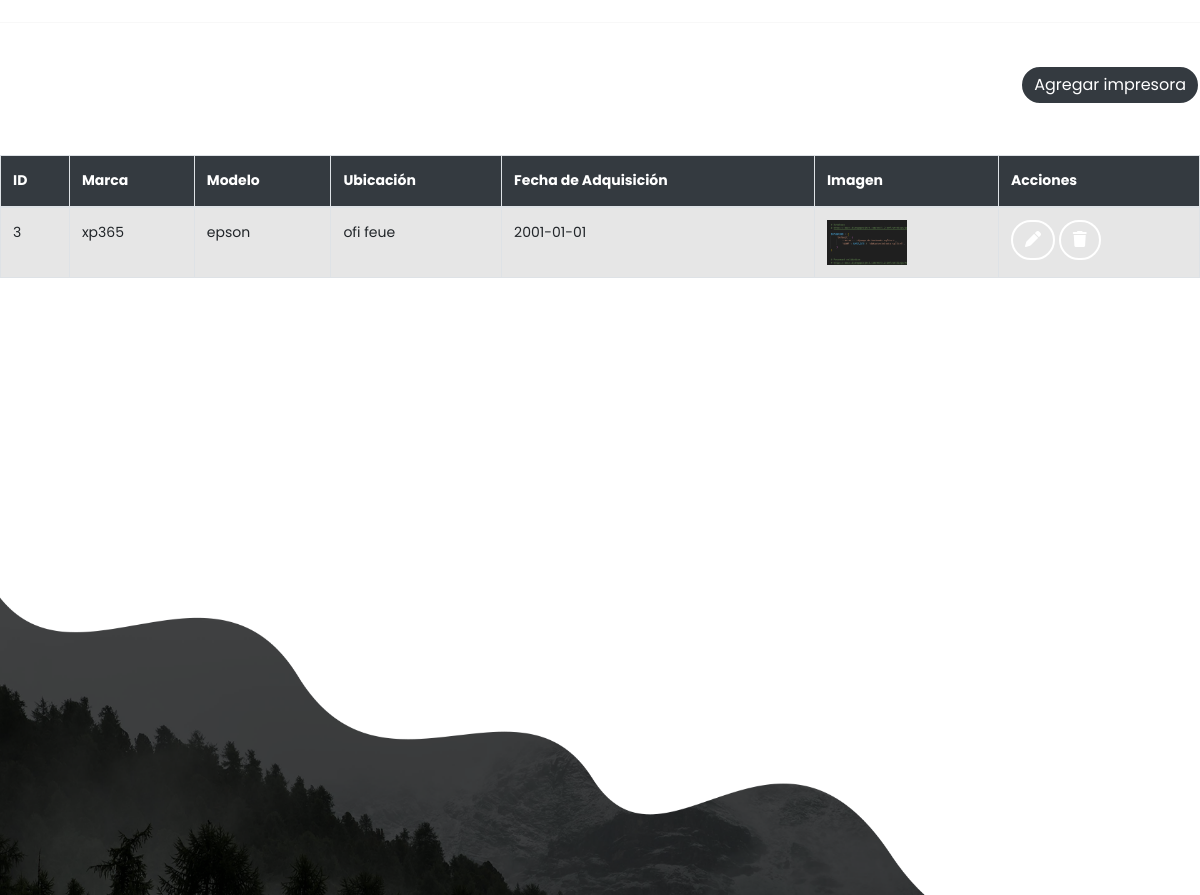
Before: / (middle part) with the older database file.
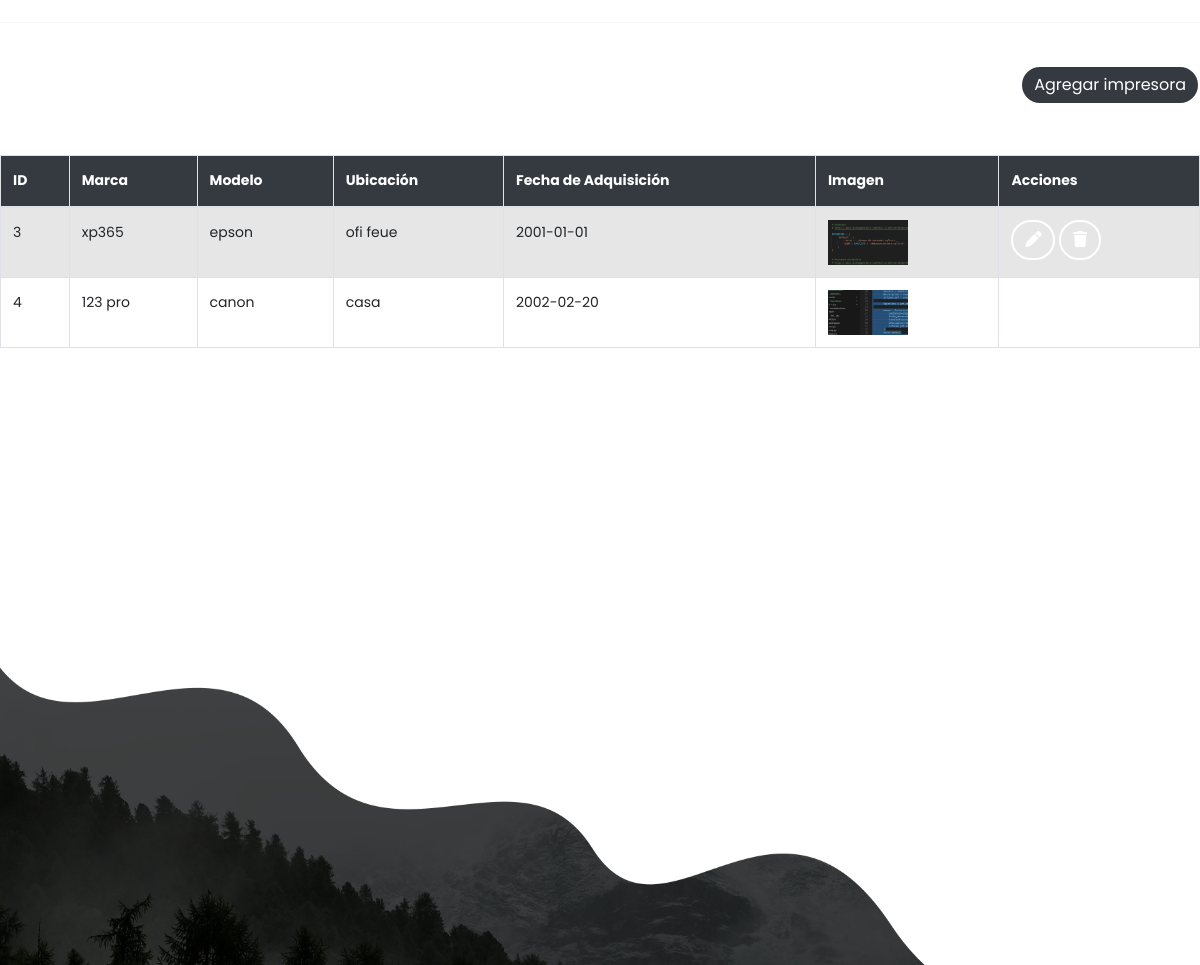
After: the same page with the newer database file.
### Aplicaciones/Impresoras/models.py (models this page shows, shortened)
class Impresora(models.Model):
    id=models.AutoField(primary_key=True)
    marca = models.CharField(max_length=100)
    modelo = models.CharField(max_length=100)
    ubicacion = models.CharField(max_length=150)
    fecha_adquisicion = models.CharField(max_length=100)
    imagen = models.FileField(upload_to='impresoras',null=True,blank=True)

### Aplicaciones/Impresoras/views.py (the view)
# urls.py: path('', views.inicioI),
def inicioI(request):
    listadoImpresoras = Impresora.objects.all()
    return render(request, "inicioI.html", {'impresoras': listadoImpresoras})

### Aplicaciones/Impresoras/templates/inicioI.html (shortened to what this page needs)
{% extends './plantilla.html' %}
{% block contenido %}
<br>
<h1><b>Listado de impresoras</b></h1>
<hr>
<br>
<div class="text-end">
    <a href="nuevaImpresora" class="btn btn-primary bg-dark">Agregar impresora</a>
</div>
<br>
<br>
<table class="table table-bordered table-striped table-hover" id="tbl_cargos">
    <thead class="bg-dark" style="color: white;">
        <tr>
            <th>ID</th>
            <th>Marca</th>
            <th>Modelo</th>
            <th>Ubicación</th>
            <th>Fecha de Adquisición</th>
            <th>Imagen</th>
            <th>Acciones</th>
        </tr>
    </thead>
    <tbody>
        {% for impresoraTemporal in impresoras %}
            <tr>
                <td>{{ impresoraTemporal.id }}</td>
                <td>{{ impresoraTemporal.marca }}</td>
                <td>{{ impresoraTemporal.modelo }}</td>
                <td>{{ impresoraTemporal.ubicacion }}</td>
                <td>{{ impresoraTemporal.fecha_adquisicion }}</td>
                <td>
                    {% if impresoraTemporal.imagen %}
                        <img src="{{impresoraTemporal.imagen.url}}" width="80" height="80" />
                    {% else %}
                        Sin imagen
                    {% endif %}
                </td>
                <td>
                    <a href="editarImpresora/{{impresoraTemporal.id}}" class="btn btn-outline-warning">
                        <i class="fa fa-pen"></i>
                    </a>
                    <a href="#"  class="btn btn-outline-danger" onclick="confirmarEliminacion('{{ impresoraTemporal.id }}')" >
                        <i class="fa fa-trash"></i>
                    </a>
                </td>
            </tr>
        {% endfor %}
    </tbody>
</table><br><br><br><br><br><br><br><br><br><br><br><br>
{% endblock %}

Changed rows visible on the page:
added Impresora: id "4", marca "123 pro", modelo "canon", ubicacion "casa", fecha_adquisicion "2002-02-20", imagen (picture)
